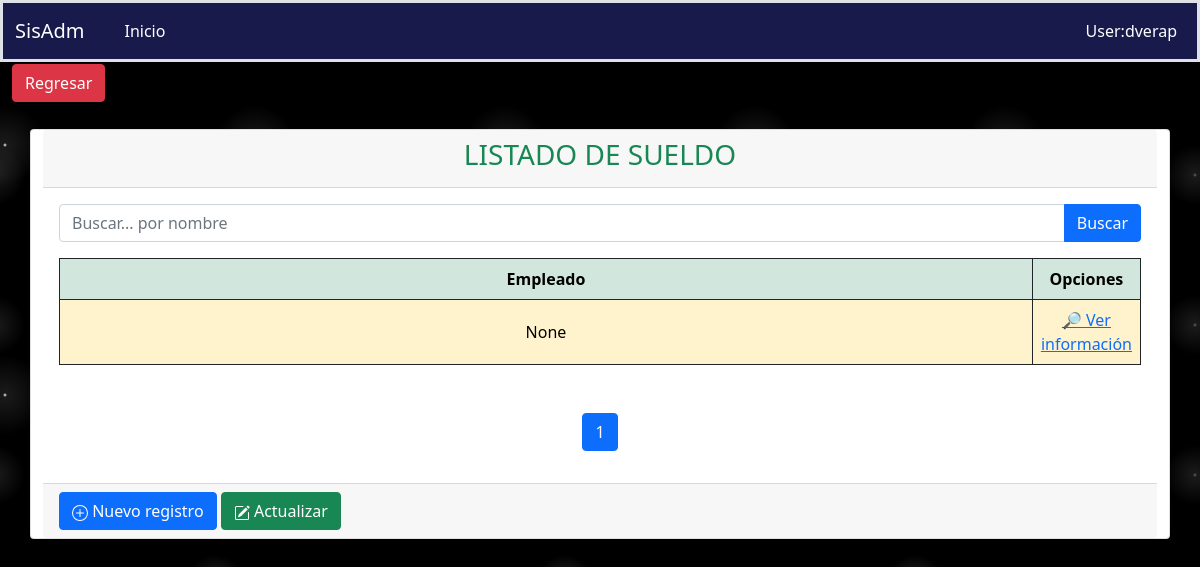
Page /fichaPersonal/sueldo on the earlier database version.
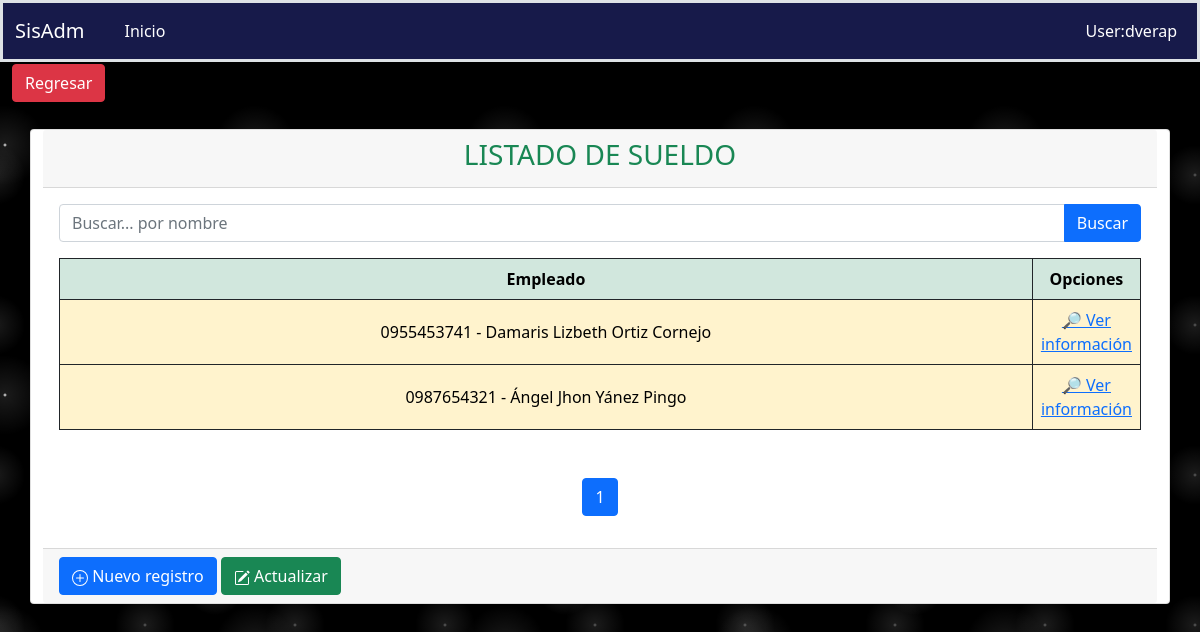
Same page on the later database version.
### aplicaciones/ficha_personal/models.py (models this page shows, shortened)
class Sueldo(models.Model):
    empleado = models.ForeignKey(Empleado, on_delete=models.PROTECT, blank=True, null=True)
    fecha = models.DateField(blank=True, null=True, auto_now=False)
    sueldo = models.DecimalField(default=0.00, max_digits=9, decimal_places=2, verbose_name='Sueldo')
    estado = models.BooleanField(default=True)
    class Meta:
        verbose_name = "Sueldo"
        verbose_name_plural = "Sueldos"
        ordering = ('id',)

class Empleado(Base):
    nombres = models.CharField(max_length=200)
    cedula = models.CharField(max_length=10, unique=True)
    fecha_nacimiento = models.DateField(blank=True, null=True, auto_now=False)
    genero = models.CharField(max_length=1, choices=GENERO, default=GENERO[0][0], blank=True, null=True)
    pais = models.ForeignKey(Pais, on_delete=models.PROTECT, blank=True, null=True)
    provincia = models.ForeignKey(Provincia, on_delete=models.PROTECT, blank=True, null=True)
    ciudad = models.ForeignKey(Ciudad, on_delete=models.PROTECT, blank=True, null=True)
    estado_civil = models.CharField(max_length=1, choices=ESTADO_CIVIL, default=ESTADO_CIVIL[0][0], blank=True,null=True)
    email = models.CharField(max_length=100, unique=True)
    direccion = models.TextField(blank=True, null=True, verbose_name='Dirección')
    telefonos = models.CharField(max_length=50, blank=True, null=True)
    fecha_IESS = models.DateField(blank=True, null=True, auto_now=False)
    tipo_Contrato = models.CharField(max_length=2, choices=TIPO_CONTRATO, default=TIPO_CONTRATO[0][0], blank=True,null=True)
    fecha_Ingreso = models.DateField(blank=True, null=True, auto_now=False)
    foto = models.ImageField(upload_to='fichaPersonal/empleados', blank=True, null=True)
    cargo = models.ForeignKey(Cargo, on_delete=models.PROTECT,blank=True, null=True)
    departamento = models.ForeignKey(Departamento, on_delete=models.PROTECT,blank=True, null=True)
    estado = models.BooleanField(default=True)
    def __str__(self):
        return "{} - {}".format(self.cedula, self.nombres)
    class Meta:
        verbose_name = "Empleado"
        verbose_name_plural = "Empleados"
        ordering = ('id',)

### aplicaciones/ficha_personal/views/Sueldo/views.py (the view)
# urls.py: path('sueldo', SueldoListView.as_view(), name='sueldo'),
class SueldoListView(ListView):
    template_name = "Sueldo/listSueldo.html"
    context_object_name = 'sueldo'
    model = Sueldo
    paginate_by = 3
    def get_queryset(self):
        query = self.request.GET.get("query")
        print(query)
        if query:
            return self.model.objects.filter(empleado__nombres=query)
        else:
            return self.model.objects.all()
    def get_context_data(self, **kwargs):
        context = super().get_context_data(**kwargs)
        context['url_anterior'] = '/fichaPersonal/fichaPersonal'
        context['listar_url']= '/fichaPersonal/sueldo'
        context['crear_url'] = '/fichaPersonal/crearSueldo/'
        context['titulo'] = 'LISTADO DE SUELDO'
        context['query'] = self.request.GET.get("query") or ""
        return context

### aplicaciones/ficha_personal/templates/Sueldo/listSueldo.html (shortened to what this page needs)
{% extends 'consulta.html' %}
{% load static %}
{% block search %}
    <form action="{% url 'ficha_Personal:sueldo' %}" method="GET">
      <div class="input-group mb-3">
        <input type="text" name="query" value="{{ query }}" class="form-control" placeholder="Buscar... por nombre" id="idInputSearch" aria-describedby="basic-addon2"/>
        <button type="submit" class="btn btn-primary mr-1" id="idSearchSp">Buscar</button>
      </div>
    </form>
{% endblock %}
{% block columns %}
    <thead>
        <tr class="align-middle table-success text-center table-bordered border-dark">
            <th scope="col" style="width: 25px;">Empleado</th>
            <th scope="col" style="width: 10%;">Opciones</th>
        </tr>
    </thead>
{% endblock %}
{% block rows %}
    {% for sue in sueldo %}
        <tbody>
            <tr class="align-middle table-warning text-center table-bordered border-dark">
                <td>{{ sue.empleado }}</td>
                <td class="acciones">
                    <a href="{% url 'ficha_Personal:registroSueldo' sue.empleado_id %}">🔎️ Ver información</a>
                </td>
            </tr>
        </tbody>
    {% endfor %}
{% endblock %}

Differences in the rows shown:
changed Sueldo: empleado "None" → "0955453741 - Damaris Lizbeth Ortiz Cornejo"
added Sueldo: empleado "0987654321 - Ángel Jhon Yánez Pingo"
